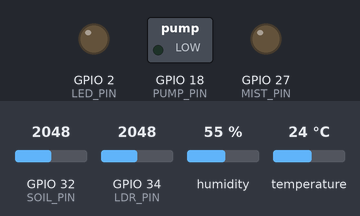
The sketch below on a simulated ESP32. On the bench: switched loads named in the sketch (green lamp = pin HIGH), output pins drawn as LEDs (lit = HIGH). The inputs (shaded band) are chosen by the test bench; at power-on: temperature 24 °C, GPIO 34 (LDR_PIN) = 2048, GPIO 32 (SOIL_PIN) = 2048, humidity 55 %. WiFi joins after 1.5 s; servers stay silent unless stated; random numbers use the default seed unless the sketch sets one; no MQTT or app messages arrive unless stated; what the sketch prints to the serial monitor is not drawn.

Above: at 2.7 s.
2.8 s: temperature set to 31.6 °C
6.5 s: temperature set to 32.8 °C
At 7.9 s:
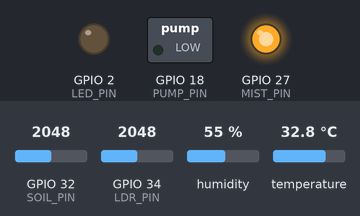
9.1 s: GPIO 34 (LDR_PIN) set to 2473
11.6 s: GPIO 34 (LDR_PIN) set to 2557
At 12.6 s:
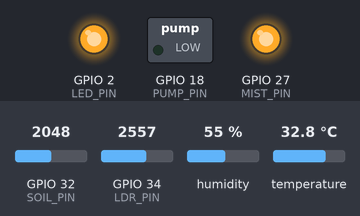
13.1 s: GPIO 32 (SOIL_PIN) set to 2950
16.6 s: GPIO 32 (SOIL_PIN) set to 3033
At 16.9 s:
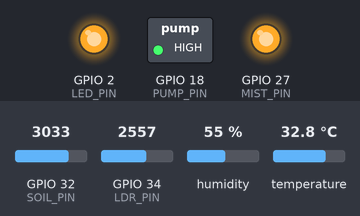
Timing chart, 0 to 19.1 s (numbered marks = the images above; inputs shaded):
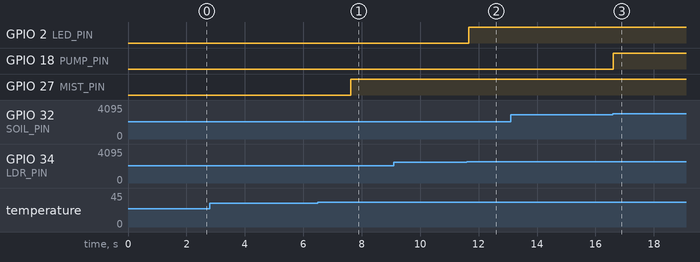

The sketch:

main.ino
```cpp
#include <WiFi.h>
#include <PubSubClient.h>
#include <ArduinoJson.h>
#include <DHT.h>

const char* ssid = "Hoa";
const char* pass = "12345678";

const char* thingsboard_server = "thingsboard.cloud";
const int mqtt_port = 1883;
const char* access_token = "HWNXTu7adTvVtFd5TjO6";

#define LDR_PIN 34
#define SOIL_PIN 32
#define DHT_PIN 4
#define LED_PIN 2
#define PUMP_PIN 18
#define MIST_PIN 27

#define DHTTYPE DHT22
DHT dht(DHT_PIN, DHTTYPE);

WiFiClient espClient;
PubSubClient client(espClient);

unsigned long lastSendTime = 0;
const unsigned long interval = 5000;
const int LIGHT_THRESHOLD = 2500;

bool ledState  = false;
bool pumpState = false;
bool mistState = false;
bool autoMode  = true;

float g_temperature = NAN;
float g_humidity    = NAN;
int   g_lightRaw    = 0;
int   g_soilRaw     = 0;

void setup_wifi() {
  delay(10);
  WiFi.begin(ssid, pass);
  int attempts = 0;
  while (WiFi.status() != WL_CONNECTED && attempts < 40) {
    delay(500);
    attempts++;
  }
}

void sendTelemetryNow() {
  StaticJsonDocument<256> jsonDoc;
  if (!isnan(g_humidity) && !isnan(g_temperature)) {
    jsonDoc["temperature"] = g_temperature;
    jsonDoc["humidity"]    = g_humidity;
  }
  jsonDoc["lightRaw"]  = g_lightRaw;
  jsonDoc["soilRaw"]   = g_soilRaw;
  jsonDoc["ledState"]  = ledState  ? 1 : 0;
  jsonDoc["pumpState"] = pumpState ? 1 : 0;
  jsonDoc["mistState"] = mistState ? 1 : 0;
  jsonDoc["autoState"] = autoMode  ? 1 : 0;

  char telemetryPayload[256];
  serializeJson(jsonDoc, telemetryPayload);
  if (client.connected()) {
    client.publish("v1/devices/me/telemetry", telemetryPayload);
  }
}

bool parseParamsBool(JsonVariant params) {
  if (params.is<bool>()) return params.as<bool>();
  return params["state"] | false;
}

void mqttCallback(char* topic, byte* payload, unsigned int length) {
  char jsonStr[256];
  if (length >= 256) length = 255;
  memcpy(jsonStr, payload, length);
  jsonStr[length] = '\0';

  Serial.print("📩 Lệnh nhận: ");
  Serial.println(jsonStr);

  StaticJsonDocument<200> doc;
  DeserializationError error = deserializeJson(doc, jsonStr);
  if (error) return;

  const char* method = doc["method"];
  if (method == nullptr) return;

  String topicStr  = String(topic);
  int lastSlash    = topicStr.lastIndexOf('/');
  String requestId = (lastSlash > 0) ? topicStr.substring(lastSlash + 1) : "0";

  if (strcmp(method, "setLedState") == 0) {
    ledState = parseParamsBool(doc["params"]);
    digitalWrite(LED_PIN, ledState ? HIGH : LOW);   // active HIGH
    autoMode = false;
  }
  else if (strcmp(method, "setPumpState") == 0) {
    pumpState = parseParamsBool(doc["params"]);
    digitalWrite(PUMP_PIN, pumpState ? HIGH : LOW); // ✅ đổi: active HIGH
    autoMode = false;
  }
  else if (strcmp(method, "setMistState") == 0) {
    mistState = parseParamsBool(doc["params"]);
    digitalWrite(MIST_PIN, mistState ? HIGH : LOW); // ✅ đổi: active HIGH
    autoMode = false;
  }
  else if (strcmp(method, "setAutoState") == 0) {
    autoMode = parseParamsBool(doc["params"]);
    Serial.print("🔄 Chế độ tự động: ");
    Serial.println(autoMode ? "BẬT" : "TẮT");
  }

  sendTelemetryNow();

  String respTopic = "v1/devices/me/rpc/response/" + requestId;
  client.publish(respTopic.c_str(), "{\"result\":\"ok\"}");
}

void reconnectMQTT() {
  while (!client.connected()) {
    String clientId = "ESP32_";
    clientId += String(random(0xffff), HEX);
    if (client.connect(clientId.c_str(), access_token, "")) {
      client.subscribe("v1/devices/me/rpc/request/+");
    } else {
      delay(5000);
    }
  }
}

void setup() {
  Serial.begin(115200);

  pinMode(LED_PIN,  OUTPUT);
  pinMode(PUMP_PIN, OUTPUT);
  pinMode(MIST_PIN, OUTPUT);

  digitalWrite(LED_PIN,  LOW);
  digitalWrite(PUMP_PIN, LOW);  // ✅ đổi: active HIGH → LOW = tắt khi khởi động
  digitalWrite(MIST_PIN, LOW);  // ✅ đổi: active HIGH → LOW = tắt khi khởi động

  dht.begin();
  setup_wifi();
  client.setServer(thingsboard_server, mqtt_port);
  client.setCallback(mqttCallback);
}

void loop() {
  if (!client.connected()) {
    reconnectMQTT();
  }
  client.loop();

  g_lightRaw    = analogRead(LDR_PIN);
  g_soilRaw     = analogRead(SOIL_PIN);
  g_humidity    = dht.readHumidity();
  g_temperature = dht.readTemperature();

  if (autoMode) {
    // --- Đèn ---
    if (g_lightRaw > LIGHT_THRESHOLD) {
      if (!ledState) { ledState = true;  digitalWrite(LED_PIN, HIGH); }
    } else {
      if (ledState)  { ledState = false; digitalWrite(LED_PIN, LOW);  }
    }

    // --- Bơm (hysteresis 2500–3000) ---
    if (g_soilRaw > 3000) {
      if (!pumpState) { pumpState = true;  digitalWrite(PUMP_PIN, HIGH); } // ✅ đổi
    } else if (g_soilRaw < 2500) {
      if (pumpState)  { pumpState = false; digitalWrite(PUMP_PIN, LOW);  } // ✅ đổi
    }
    // Vùng 2500–3000: giữ nguyên

    // --- Phun sương ---
    bool newMist = (!isnan(g_temperature) && g_temperature > 32.0);
    if (newMist != mistState) {
      mistState = newMist;
      digitalWrite(MIST_PIN, mistState ? HIGH : LOW); // ✅ đổi
    }
  }

  unsigned long currentMillis = millis();
  if (currentMillis - lastSendTime >= interval) {
    lastSendTime = currentMillis;
    sendTelemetryNow();

    Serial.println("----------- THONG SO -----------");
    Serial.print("💡 Anh sang  : "); Serial.println(g_lightRaw);
    if (!isnan(g_temperature)) {
      Serial.print("🌡️  Nhiet do  : "); Serial.print(g_temperature); Serial.println(" °C");
      Serial.print("💧 Do am KK  : "); Serial.print(g_humidity);    Serial.println(" %");
    }
    Serial.print("🌱 Do am dat : "); Serial.println(g_soilRaw);
    Serial.print("💡 ĐÈN       : "); Serial.println(ledState  ? "BAT" : "TAT");
    Serial.print("🔌 MÁY BƠM   : "); Serial.println(pumpState ? "BAT" : "TAT");
    Serial.print("💨 PHUN SUONG: "); Serial.println(mistState ? "BAT" : "TAT");
    Serial.println(autoMode ? "Che do: TU DONG" : "Che do: TAY");
    Serial.println("--------------------------------\n");
  }

  delay(100);
}
```

Measured:
- the behaviour switches between 32 and 32.1 °C on temperature (found by bisection; images 0 and 1)
- the behaviour switches between 2500 and 2501 on GPIO 34 (LDR_PIN) (found by bisection; images 1 and 2)
- the behaviour switches between 3000 and 3001 on GPIO 32 (SOIL_PIN) (found by bisection; images 2 and 3)
- after the input at 2.8 s, every drawn part: stays the same
- after the input at 6.5 s, GPIO 27 (MIST_PIN): LOW → HIGH after 1.1 s
- after the input at 9.1 s, every drawn part: stays the same
- after the input at 11.6 s, GPIO 2 (LED_PIN): LOW → HIGH after 0.07 s
- after the input at 13.1 s, every drawn part: stays the same
- after the input at 16.6 s, GPIO 18 (PUMP_PIN): LOW → HIGH at once
